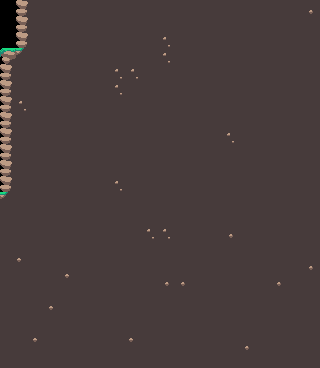

Below is a game level as drawn by its tile map, then a one-line description and the .tmx file that defines it, in full:
An orthogonal 20x23 tile map with 16x16 px tiles, 1 tile layer (ground).

<map version="1.9" tiledversion="1.9.2" orientation="orthogonal" renderorder="right-down" width="20" height="23" tilewidth="16" tileheight="16" infinite="0" nextlayerid="3" nextobjectid="23">
 <tileset firstgid="1" source="1_village.tsx" />
 <layer id="1" name="ground" width="20" height="23">
  <data encoding="csv">
0,98,101,101,101,101,101,101,101,101,101,101,101,101,101,101,101,101,101,102,
0,98,101,101,101,101,101,101,101,101,101,101,101,101,101,101,101,101,101,101,
0,98,101,101,101,101,101,101,101,101,69,101,101,101,101,101,101,101,101,101,
66,67,101,101,101,101,101,101,101,101,69,101,101,101,101,101,101,101,101,101,
98,101,101,101,101,101,101,69,69,101,101,101,101,101,101,101,101,101,101,101,
98,101,101,101,101,101,101,69,101,101,101,101,101,101,101,101,101,101,101,101,
98,69,101,101,101,101,101,101,101,101,101,101,101,101,101,101,101,101,101,101,
98,101,101,101,101,101,101,101,101,101,101,101,101,101,101,101,101,101,101,101,
98,101,101,101,101,101,101,101,101,101,101,101,101,101,69,101,101,101,101,101,
98,101,101,101,101,101,101,101,101,101,101,101,101,101,101,101,101,101,101,101,
98,101,101,101,101,101,101,101,101,101,101,101,101,101,101,101,101,101,101,101,
98,101,101,101,101,101,101,69,101,101,101,101,101,101,101,101,101,101,101,101,
67,101,101,101,101,101,101,101,101,101,101,101,101,101,101,101,101,101,101,101,
101,101,101,101,101,101,101,101,101,101,101,101,101,101,101,101,101,101,101,101,
101,101,101,101,101,101,101,101,101,69,69,101,101,101,102,101,101,101,101,101,
101,101,101,101,101,101,101,101,101,101,101,101,101,101,101,101,101,101,101,101,
101,99,101,101,101,101,101,101,101,101,101,101,101,101,101,101,101,101,101,102,
101,101,101,101,99,101,101,101,101,101,102,102,101,101,101,101,101,102,101,101,
101,101,101,101,101,101,101,101,101,101,101,101,101,101,101,101,101,101,101,101,
101,101,101,99,101,101,101,101,101,101,101,101,101,101,101,101,101,101,101,101,
101,101,101,101,101,101,101,101,101,101,101,101,101,101,101,101,101,101,101,101,
101,101,99,101,101,101,101,101,99,101,101,101,101,101,101,102,101,101,101,101,
101,101,101,101,101,101,101,101,101,101,101,101,101,101,101,101,101,101,101,101
</data>
 </layer>
 <objectgroup id="2" name="objects" />
</map>
